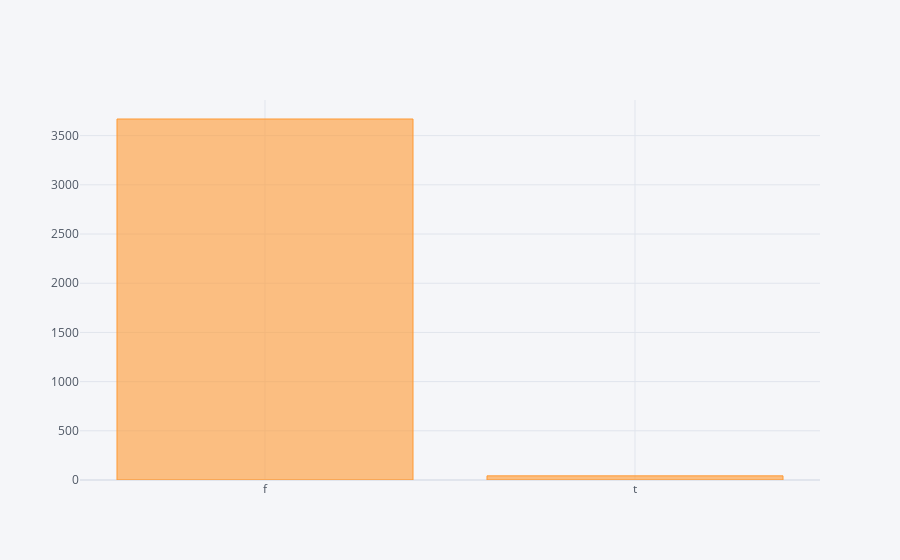

Notebook code for this chart:
### Code cell
df['on_antithyroid_medication'].value_counts().iplot(kind='bar')

### Figure 1 — Plotly figure (JSON) as saved in the notebook; plotly's stock layout.template omitted (floating-point values rounded to 4 significant figures)
{"data": [{"marker": {"color": "rgba(255, 153, 51, 0.6)", "line": {"color": "rgba(255, 153, 51, 1.0)", "width": 1}}, "name": "count", "orientation": "v", "text": "", "type": "bar", "x": ["f", "t"], "y": [3669, 42]}], "layout": {"autosize": true, "legend": {"bgcolor": "#F5F6F9", "font": {"color": "#4D5663"}}, "paper_bgcolor": "#F5F6F9", "plot_bgcolor": "#F5F6F9", "title": {"font": {"color": "#4D5663"}}, "xaxis": {"autorange": true, "gridcolor": "#E1E5ED", "range": [-0.5, 1.5], "showgrid": true, "tickfont": {"color": "#4D5663"}, "title": {"font": {"color": "#4D5663"}, "text": ""}, "type": "category", "zerolinecolor": "#E1E5ED"}, "yaxis": {"autorange": true, "gridcolor": "#E1E5ED", "range": [0, 3862.0], "showgrid": true, "tickfont": {"color": "#4D5663"}, "title": {"font": {"color": "#4D5663"}, "text": ""}, "type": "linear", "zerolinecolor": "#E1E5ED"}}}
